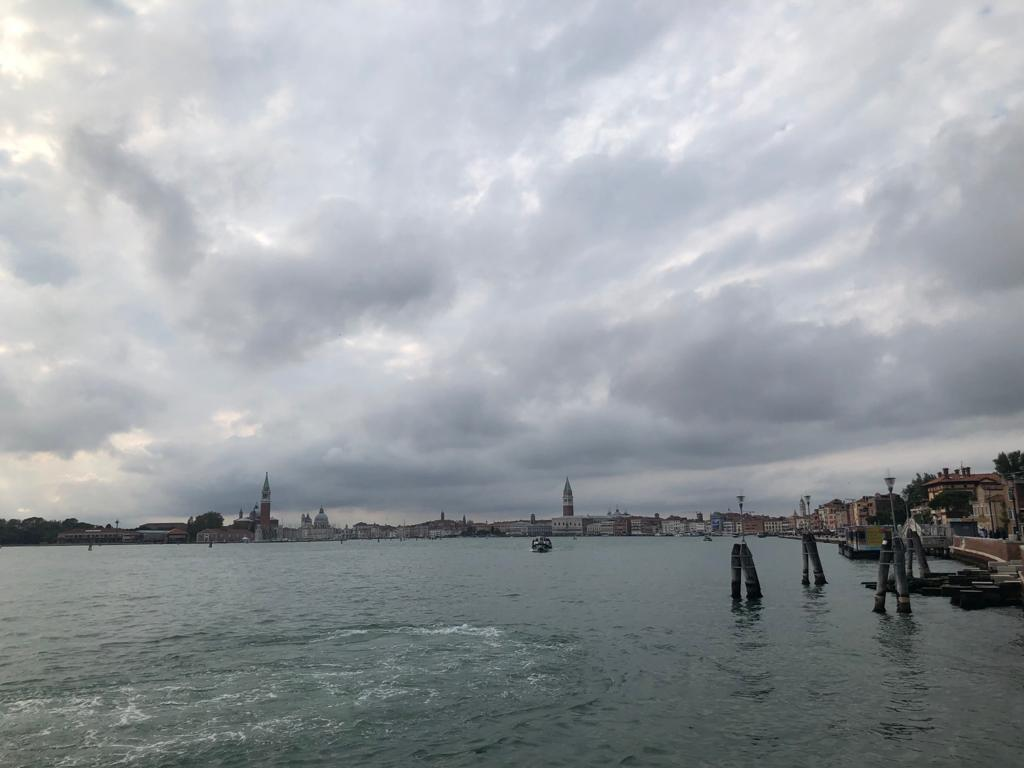
#> input picture Ex1/testImg1.jpg, 1024 x 768 px
$ python -i ex1_utils.py   (imports and definitions only)   (older library calls are emulated)
#> lines starting #> are read from the running program, lines starting #| are printed output that depends on the picture
"""
        '########:'##::::'##::::'##:::
         ##.....::. ##::'##:::'####:::
         ##::::::::. ##'##::::.. ##:::
         ######:::::. ###::::::: ##:::
         ##...:::::: ## ##:::::: ##:::
         ##:::::::: ##:. ##::::: ##:::
         ########: ##:::. ##::'######:
        ........::..:::::..:::......::
"""
import numpy as np
import cv2
import matplotlib.pyplot as plt
import matplotlib.cm as cm
from typing import List
LOAD_GRAY_SCALE = 1
LOAD_RGB = 2


# [52 lines left out: functions myID, imReadAndConvert, imDisplay, not called in this run]


def transformRGB2YIQ(imgRGB: np.ndarray) -> np.ndarray:
    """
    Converts an RGB image to YIQ color space
    :param imgRGB: An Image in RGB
    :return: A YIQ in image color space
    """
    #Reshape and transpose the image to the appropriate dimensions, multiplies it, and changes the matrix back to its original dimensions.
    new_img = imgRGB.reshape(imgRGB.shape[0]*imgRGB.shape[1], imgRGB.shape[2])
    new_img = new_img.transpose()
    mat = np.array([[0.299, 0.587, 0.114], [0.585, -0.275, -0.321], [0.212, -0.523, 0.311]]) #RGB to YIQ mat
    YIQ= np.dot (mat, new_img)
    ans=YIQ.transpose()
    ans= ans.reshape( imgRGB.shape[0], imgRGB.shape[1],3)
    return ans
    pass


def transformYIQ2RGB(imgYIQ: np.ndarray) -> np.ndarray:
    """
    Converts an YIQ image to RGB color space
    :param imgYIQ: An Image in YIQ
    :return: A RGB in image color space
    """
    # Reshape and transpose the image to the appropriate dimensions, multiplies it, and changes the matrix back to its original dimensions.
    new_img = imgYIQ.reshape((imgYIQ.shape[0] * imgYIQ.shape[1]), imgYIQ.shape[2])
    new_img = new_img.transpose()
    mat = np.array([[1, 0.956, 0.619], [1, -0.272, -0.647], [1, -1.106, 1.703]]) #YIQ to RGB mat
    RGB= np.dot (mat, new_img)
    ans = RGB.transpose()
    ans = ans.reshape(imgYIQ.shape[0], imgYIQ.shape[1], 3)
    return ans
    pass

def hsitogramEqualize(imgOrig: np.ndarray) -> (np.ndarray, np.ndarray, np.ndarray):
    """
        Equalizes the histogram of an image
        :param imgOrig: Original Histogram
        :return: (imgEq,histOrg,histEQ)
    """
    #get the representation of the image
    flag= isGrayScale(imgOrig)
    #Produces the histogram according to the representation of the image
    if flag:
        imgOrig=(imgOrig*255)
        imgOrig=imgOrig.astype(int)
        hist, bin_edges = np.histogram(imgOrig, bins=256)

    else:
        yiq_img, Y, hist, bin_edges= getYIQdata(imgOrig)
        # yiq_img = yiq_img.astype(int)
    #Produces cumsum, create LUT and replace any intensity according to LUT
    cdf = np.cumsum(hist, dtype=float)
    LUT = np.zeros(256)
    f_x= (1/cdf[255])*255
    if (flag):
        new_img=imgOrig
        original=imgOrig
    else:
        new_img=Y
        original=Y
    for px in range(0, 256):
        LUT[px]= round(cdf[px]*f_x)
        ind= np.where(original==px)
        new_img[ind]=LUT[px]
    #Creates the returned image and the new histogram according to the given representation.
    if(flag):
        img=new_img
        new_hist, new_bin_edges = np.histogram(img, 256)
    else:
        yiq_img[:, :, 0] = new_img
        img = transformYIQ2RGB(yiq_img)
        img=img/255
        new_hist, new_bin_edges = np.histogram(img[:, :, 0], bins=256)
    return img, hist, new_hist
    pass


def isGrayScale(img : np.ndarray) -> (bool):
    """
        Identify if grayscale or color img loaded
        :param filename: The path to the image
        :return true if the imagr is gray scale, other- false
    """
    #If the image has 3 dimensions, it is RGB
    if len(img.shape)==3:
        return False
    return True
    pass

def getYIQdata(imOrig: np.ndarray):
    """
        Returns YIQ image information data- YIQimg, Y chanel, histogram of y chanle and the bins of the histogram
        :param imOrig: Normlize numpy array of RGB image
        :return (yiq_img, yiq_img[:,:,0], hist, bin_edges)
    """
    yiq_img = transformRGB2YIQ(imOrig)
    yiq_img = yiq_img * 255
    yiq_img = yiq_img.astype(int)
    Y = yiq_img[:, :, 0]
    hist, bin_edges = np.histogram(Y, bins=256)
    return yiq_img, yiq_img[:,:,0], hist, bin_edges


# [96 lines left out: function quantizeImage, not called in this run]

>>> import cv2
>>> picture = cv2.imread('testImg1.jpg')
#> picture is the input picture: shape (768, 1024, 3); mean B, G, R 162.9, 158.5, 153.9
>>> result = hsitogramEqualize(picture)
#> in hsitogramEqualize, `flag= isGrayScale(imgOrig)`: flag = False
#> in transformRGB2YIQ, `ans= ans.reshape( imgRGB.shape[0], imgRGB.shape[1],3)`:
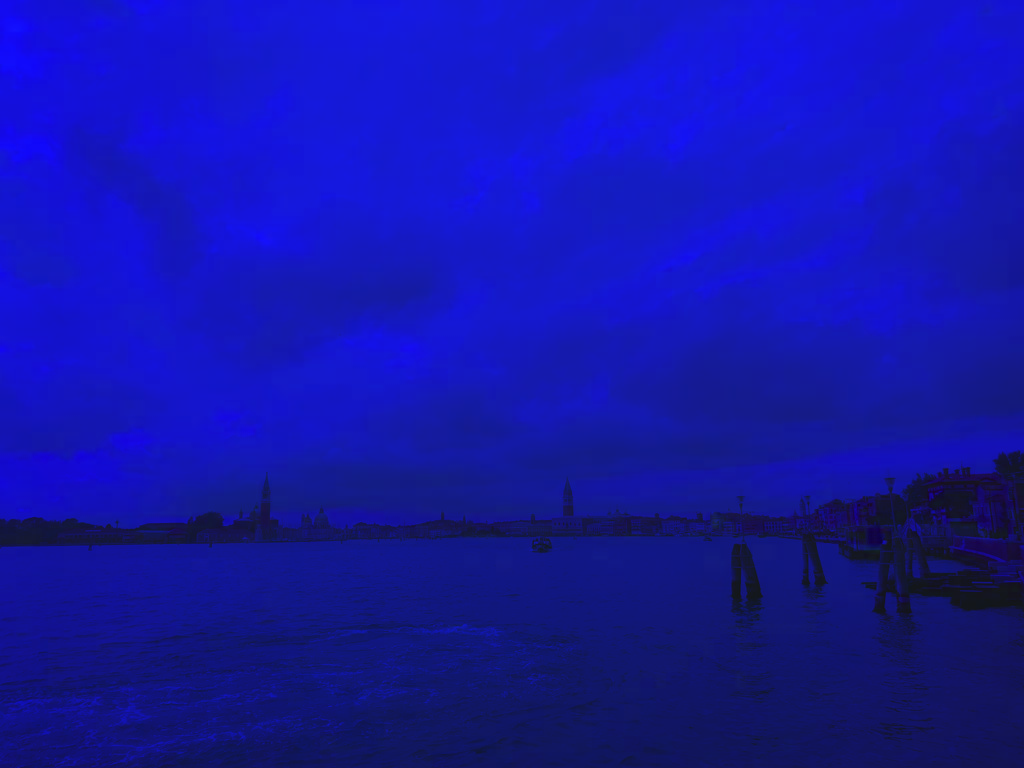
#> ans: shape (768, 1024, 3) float64; mean B, G, R 159.3, 2.3, -0.5; drawn with min black and max white
#> in getYIQdata, `hist, bin_edges = np.histogram(Y, bins=256)`: hist = 256 values, max 12203 at index 210, min 11 at index 255, mean 3072; bin_edges = 257 values from 0 to 65024
#> in hsitogramEqualize, `cdf = np.cumsum(hist, dtype=float)`: cdf = 256 values from 25 to 786432
#> in hsitogramEqualize, `f_x= (1/cdf[255])*255`: f_x = 0.000324
#> the loop in hsitogramEqualize, `for px in range(0, 256):` made 256 passes
#> ind on passes 1 to 3: ([584, 588], [992, 976]), (empty array, empty array), (empty array, empty array)
#> after the loop in hsitogramEqualize, `for px in range(0, 256):`: new_img: shape (768, 1024) int64; min 0, max 65024, mean 40613.6
#> after the loop in hsitogramEqualize, `for px in range(0, 256):`: LUT = 256 values from 0 to 255
#> in hsitogramEqualize, `new_hist, new_bin_edges = np.histogram(img[:, :, 0], bins=256)`: new_hist = 256 values, max 12641 at index 208, min 1 at index 254, mean 3072; new_bin_edges = 257 values from -0.177 to 252.3

$ run again, on Ex1/testImg2.jpg
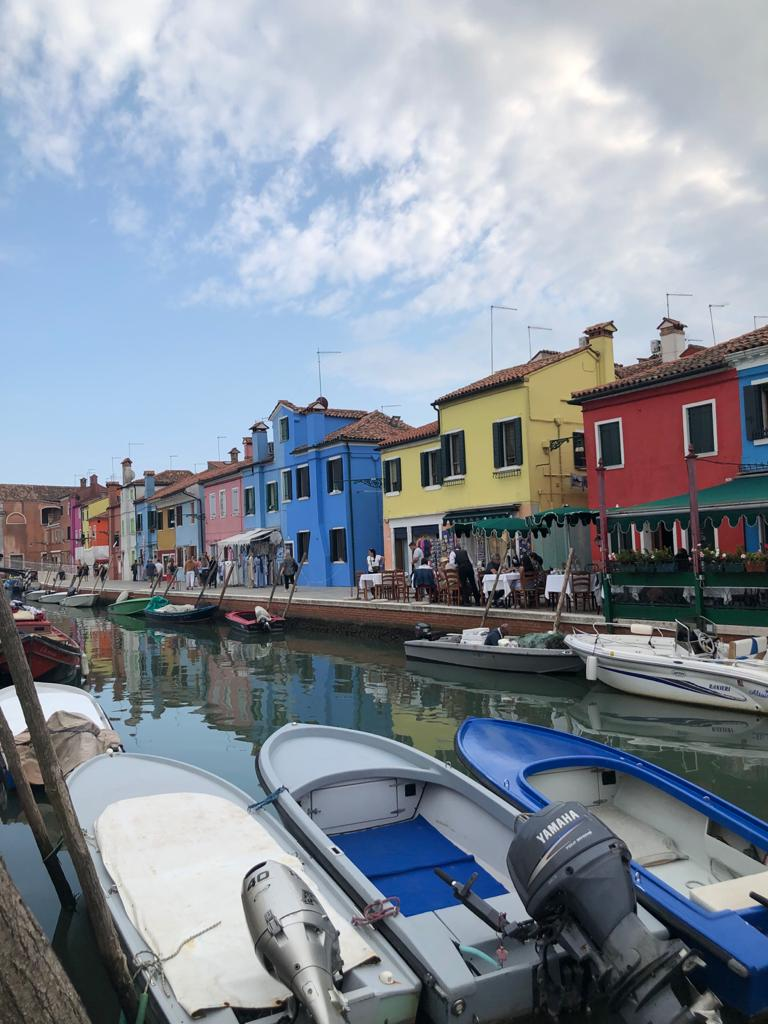
#> input picture Ex1/testImg2.jpg, 768 x 1024 px
#> picture is the input picture: shape (1024, 768, 3); mean B, G, R 155.3, 143.9, 135.2
#> flag = False
#> in transformRGB2YIQ, `ans= ans.reshape( imgRGB.shape[0], imgRGB.shape[1],3)`:
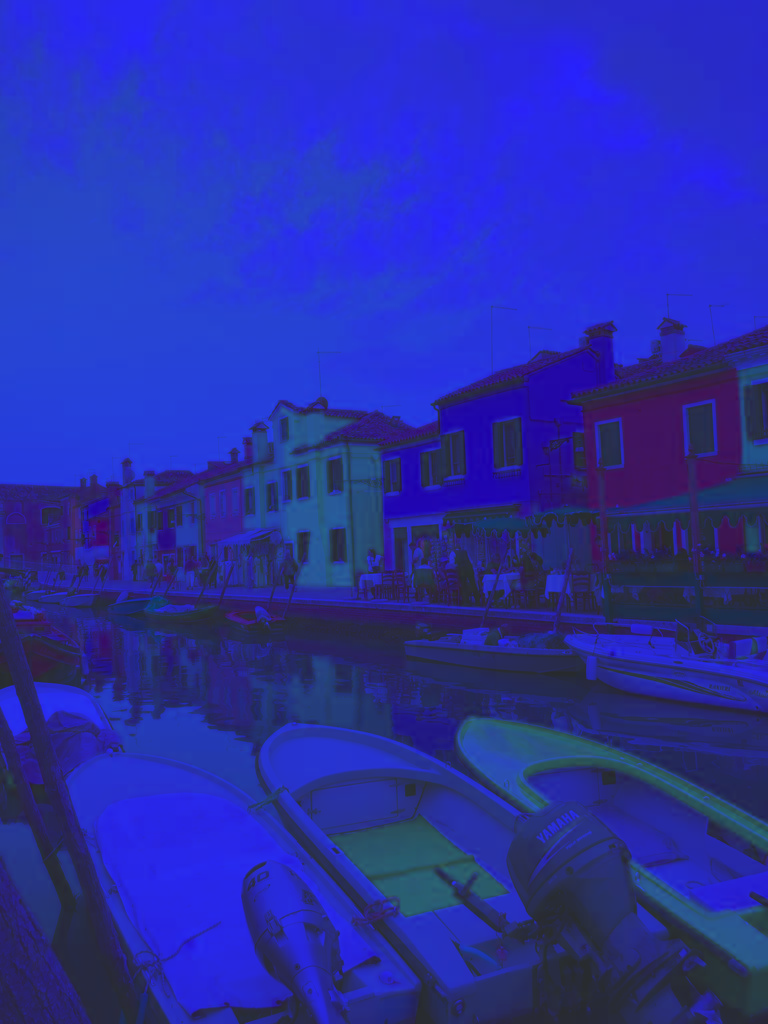
#> ans: shape (1024, 768, 3) float64; mean B, G, R 146.3, 7.9, -0.3; drawn with min black and max white
#> in getYIQdata, `Y = yiq_img[:, :, 0]`:
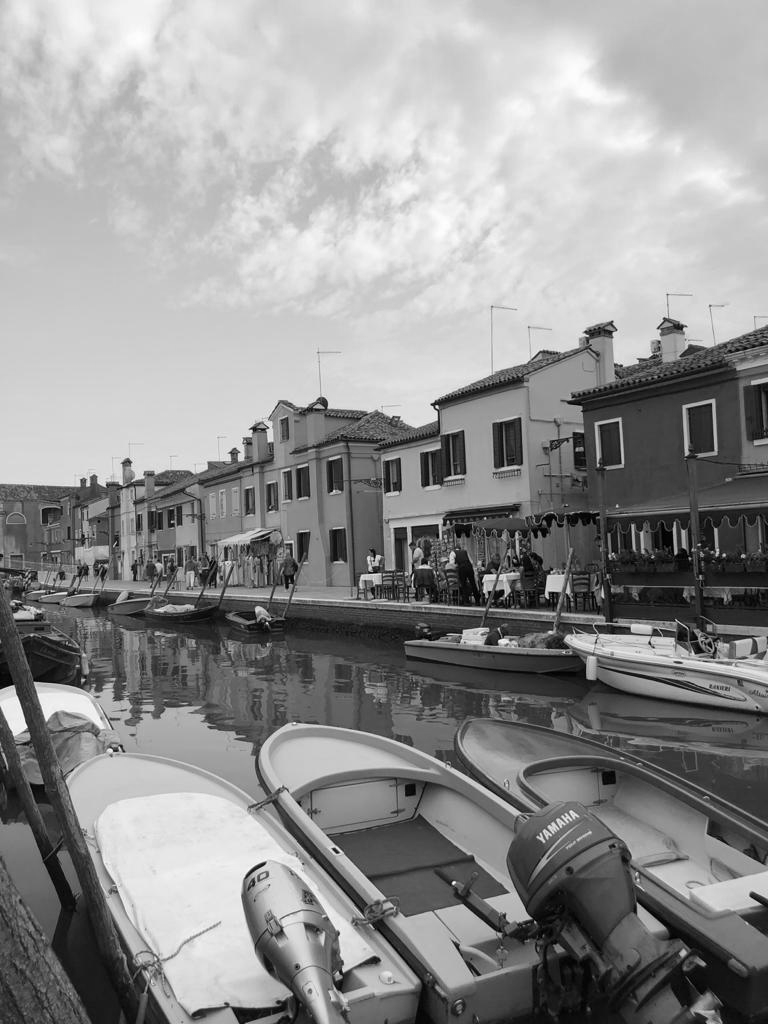
#> Y: shape (1024, 768) int64; min 0, max 64995, mean 37312.1; drawn with min black and max white
#> in getYIQdata, `hist, bin_edges = np.histogram(Y, bins=256)`: hist = 256 values, max 13002 at index 214, min 18 at index 255, mean 3072; bin_edges = 257 values from 0 to 64995
#> cdf = 256 values from 71 to 786432
#> f_x = 0.000324
#> the loop in hsitogramEqualize, `for px in range(0, 256):` made 256 passes
#> ind on passes 1 to 3: 9 positions, rows 536 to 993, columns 467 to 706, (empty array, empty array), (empty array, empty array)
#> after the loop in hsitogramEqualize, `for px in range(0, 256):`: LUT = 256 values from 0 to 255
#> new_hist = 256 values, max 14354 at index 237, min 32 at index 1, mean 3072; new_bin_edges = 257 values from -0.174 to 252.3
